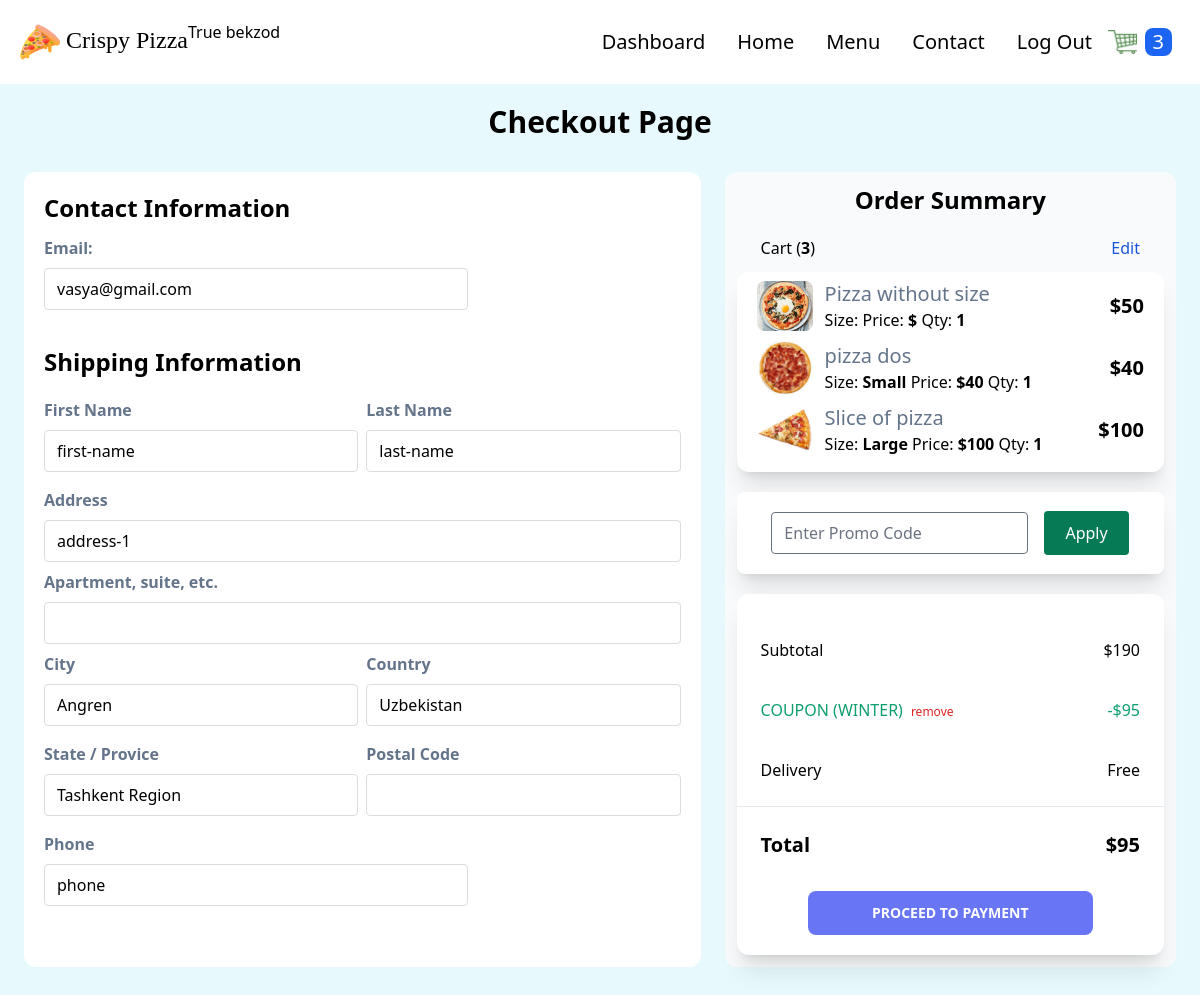
Page /checkout (signed in) on the committed database.
### order/models.py (models this page shows, shortened)
class Order(models.Model):
    transaction_id = models.UUIDField(
        primary_key=True, default=uuid.uuid4, editable=True)
    customer = models.ForeignKey(
        Customer, on_delete=models.CASCADE)
    date_ordered = models.DateTimeField(auto_now_add=True)
    date_modified = models.DateTimeField(auto_now=True)
    complete = models.BooleanField(default=False)
    coupon = models.ForeignKey(
        'Coupon', on_delete=models.SET_NULL, blank=True, null=True)
    @property
    def get_cart_subtotal(self):
        order_items = self.orderitem_set.all()
        total = sum([item.get_total for item in order_items])
        return total
    get_cart_subtotal.fget.short_description = 'Subtotal'
    @property
    def get_cart_total(self):
        total = self.get_cart_subtotal
        if self.coupon:
            total = total - self.get_coupon_value
        return total
    get_cart_total.fget.short_description = 'Total'
    @property
    def get_cart_items(self):
        order_items = self.orderitem_set.all()
        total = sum([item.quantity for item in order_items])
        return total
    get_cart_items.fget.short_description = '# Items'
    @property
    def get_coupon_value(self):
        if self.coupon:
            if self.coupon.discount_type == "Percent":
                coupon_value = self.get_cart_subtotal*self.coupon.discount_amount//100
            else:
                coupon_value = self.coupon.discount_amount
        else:
            coupon_value = None
        return coupon_value
    get_coupon_value.fget.short_description = 'Coupon'

class OrderItem(models.Model):
    product = models.ForeignKey(
        Product, on_delete=models.SET_NULL, blank=True, null=True)
    order = models.ForeignKey(
        Order, on_delete=models.CASCADE, null=True, blank=True)
    variation = models.ForeignKey(
        ProductVariant, on_delete=models.SET_NULL, blank=True, null=True)
    quantity = models.IntegerField(default=0, null=True, blank=True)
    date_added = models.DateTimeField(auto_now_add=True)
    @property
    def get_total(self):
        if self.product.has_variants:
            total = self.variation.price * self.quantity
        else:
            total = self.product.price * self.quantity
        return total
    get_total.fget.short_description = 'Total'

class Coupon(models.Model):
    DISCOUNT_CHOICES = (
        ("Absolute", "Absolute"),
        ("Percent", "Percent")
    )
    code = models.CharField(max_length=50, unique=True)
    active = models.BooleanField(default=False)
    discount_type = models.CharField(
        max_length=10, choices=DISCOUNT_CHOICES, default="Percent")
    discount_amount = models.PositiveIntegerField(null=True, blank=True)
    valid_from = models.DateTimeField()
    valid_to = models.DateTimeField()
    stripe_api_id = models.CharField(max_length=200, null=True, blank=True)
    stripe_coupon_id = models.CharField(
        max_length=50, null=True, blank=True, default=None)

### store/models.py (models this page shows, shortened)
class Product(models.Model):
    PRODUCT_TYPES = (
        ("Pizza", "pizza"),
        ("Nonpizza", "nonpizza")
    )
    id = models.UUIDField(primary_key=True, default=uuid.uuid4, editable=False)
    name = models.CharField(max_length=100)
    price = models.PositiveIntegerField(blank=True, null=True)
    desc = models.TextField(max_length=500)
    image = models.ImageField(blank=True, upload_to='images')
    created_at = models.DateField(auto_now_add=True)
    updated_at = models.DateField(auto_now=True)
    product_type = models.CharField(max_length=10, choices=PRODUCT_TYPES)
    def image_tag(self):
        return mark_safe(f'<img src="{self.image.url}" width="100" height="100" />')
    image_tag.short_description = 'Image'
    @property
    def has_variants(self):
        if self.productvariant_set.count() > 0:
            return True
        else:
            return False

class ProductVariant(models.Model):
    title = models.CharField(max_length=100, blank=True, null=True)
    product = models.ForeignKey(Product, on_delete=models.CASCADE)
    size = models.ForeignKey(Size, on_delete=models.CASCADE)
    price = models.PositiveIntegerField()

class Size(models.Model):
    name = models.CharField(max_length=20, blank=True, null=True)

### order/views.py (the view)
# urls.py: path('checkout', views.checkout, name="checkout"),
def checkout(request):
    stripe_publishable_key = settings.STRIPE_PUBLISHABLE_KEY
    if request.user.is_authenticated:
        customer = request.user.customer
    else:
        customer, created = Customer.objects.get_or_create(
            device=request.COOKIES['device'])
    order_qs = Order.objects.filter(
        customer=customer, complete=False)
    if order_qs.exists():
        order = order_qs[0]
        order_items = OrderItem.objects.filter(order=order)
        coupon_form = CouponApplyForm()
        context = {"order": order, "order_items": order_items,
                   "coupon_form": coupon_form,
                   "stripe_publishable_key": stripe_publishable_key}
    return render(request, 'order/checkout.html', context=context)

### order/forms.py
class CouponApplyForm(forms.Form):
    code = forms.CharField(widget=forms.TextInput(attrs={
        'class': 'w-3/5 m-2 rounded focus:ring-0 focus:border-[#c0c0c0] bg-green-100',
        'placeholder': 'Enter Promo Code'
    }))

### store/context_processors.py (called while the page is built, shortened)
def get_cart_quantity(request):
    if request.user.is_authenticated:
        customer = request.user.customer
    try:
        customer_order = Order.objects.filter(
            customer=customer, complete=False)[0]
        number_of_items = customer_order.get_cart_items
    except:
        number_of_items = 0
    finally:
        return {
            'cart_quantity': number_of_items
        }

### order/templates/order/checkout.html (shortened to what this page needs)
{% extends 'store/base.html' %} {% block content %} {% load static%}
<form
id="address-form"
method="POST"
enctype="multipart/form-data"
>
<div class="my-5">
  <h1 class="flex items-center justify-center font-bold text-md lg:text-3xl">
    Checkout Page
  </h1>
</div>
<div class="flex justify-between mx-3 mb-5 bg-transparent rounded-xl">
  <div class="p-3 m-3 bg-white w-3/5 rounded-xl">
    <div class="p-2">
      <h2 class="font-bold mb-3 text-2xl">Contact Information</h2>
      <div class="flex flex-col w-2/3 mb-5">
        <label class="mb-2 font-bold text-slate-500" for="email">Email:</label>
        <input
          class="rounded border-[#dcdcdc] focus:ring-0 focus:border-[#c0c0c0]"
          type="email"
          name="email"
          placeholder="Please enter your email"
          value="vasya@gmail.com"
          required
        />
      </div>
    </div>
      <div class="p-2">
        <h2 class="font-bold mb-5 text-2xl">Shipping Information</h2>
        <div class="flex flex-col">
          <div class="flex justify-between mb-2">
            <div class="flex flex-col w-1/2 mb-2">
              <label class="mb-2 font-bold text-slate-500" for="first_name"
                >First Name</label
              >
              <input
                class="rounded border-[#dcdcdc] focus:ring-0 focus:border-[#c0c0c0]"
                type="text"
                name="first_name"
                value="first-name"
                required
              />
            </div>
            <div class="flex flex-col w-1/2 ml-2">
              <label class="mb-2 font-bold text-slate-500" for="last_name"
                >Last Name</label
              >
              <input
                class="rounded border-[#dcdcdc] focus:ring-0 focus:border-[#c0c0c0]"
                type="text"
                name="last_name"
                value="last-name"
              />
            </div>
          </div>
          <div class="flex flex-col w-full mb-2">
            <label class="mb-2 font-bold text-slate-500" for="address_1"
              >Address</label
            >
            <input
              class="rounded border-[#dcdcdc] focus:ring-0 focus:border-[#c0c0c0]"
              type="text"
              name="address_1"
              value="address-1"
              required
            />
          </div>
          <div class="flex flex-col w-full mb-2">
            <label class="mb-2 font-bold text-slate-500" for="address_2"
              >Apartment, suite, etc.</label
            >
            <input
              class="rounded border-[#dcdcdc] focus:ring-0 focus:border-[#c0c0c0]"
              type="text"
              name="address_2"
            />
          </div>
          <div class="flex justify-between mb-2">
            <div class="flex flex-col w-1/2 mb-2">
              <label class="mb-2 font-bold text-slate-500" for="city"
                >City</label
              >
              <input
                class="rounded border-[#dcdcdc] focus:ring-0 focus:border-[#c0c0c0]"
                type="text"
                name="city"
                value="Angren"
                required
              />
            </div>
            <div class="flex flex-col w-1/2 ml-2">
              <label class="mb-2 font-bold text-slate-500" for="country"
                >Country</label
              >
              <input
                class="rounded border-[#dcdcdc] focus:ring-0 focus:border-[#c0c0c0]"
                type="text"
                name="country"
                value="Uzbekistan"
                required
              />
            </div>
          </div>
          <div class="flex justify-between mb-2">
            <div class="flex flex-col w-1/2 mb-2">
              <label class="mb-2 font-bold text-slate-500" for="state"
                >State / Provice</label
              >
              <input
                class="rounded border-[#dcdcdc] focus:ring-0 focus:border-[#c0c0c0]"
                type="text"
                name="state"
                value="Tashkent Region"
                required
              />
            </div>
            <div class="flex flex-col w-1/2 ml-2">
              <label class="mb-2 font-bold text-slate-500" for="postal_code"
                >Postal Code</label
              >
              <input
                class="rounded border-[#dcdcdc] focus:ring-0 focus:border-[#c0c0c0]"
                type="text"
                name="postal_code"
              />
            </div>
          </div>
          <div class="flex flex-col w-2/3 mb-2">
            <label class="mb-2 font-bold text-slate-500" for="phone"
              >Phone</label
            >
            <input
              class="rounded border-[#dcdcdc] focus:ring-0 focus:border-[#c0c0c0]"
              type="text"
              name="phone"
              value="phone"
              required
            />
          </div>
        </div>
      </div>
  </div>
</form>
  <div class="flex flex-col p-3 m-3 bg-gray-50 w-2/5 rounded-xl">
    <div>
      <h2 class="font-bold mb-5 text-2xl text-center">Order Summary</h2>
      <div class="flex justify-between mx-6 my-3">
        <p>Cart (<strong>{{order.get_cart_items}}</strong>)</p>
        <p class="text-blue-700"><a href="{% url 'order:cart' %}">Edit</a></p>
      </div>
      <div class="flex flex-col shadow-xl p-2 rounded-xl bg-white">
        {% for item in order_items %}
        <div class="flex gap-3 items-center mx-3 mb-2">
          <img
            class="w-14 rounded-lg"
            src="{{item.product.image.url}}"
            alt=""
          />
          <div>
            <h3 class="text-slate-500 text-xl">{{item.product.name}}</h3>
            <p>
              Size: <strong>{{item.variation.size.name}}</strong> Price:
              <strong>${{item.variation.price}}</strong> Qty:
              <strong>{{item.quantity}}</strong>
            </p>
          </div>
          <p class="ml-auto font-bold text-xl">${{item.get_total}}</p>
        </div>
        {% endfor %}
      </div>
    </div>
    {% include "order/checkout_promo.html" %}
    <div class="mt-5 py-5 shadow-xl rounded-xl bg-white">
      <div class="flex justify-between m-3 p-3">
        <p>Subtotal</p>
        <p>${{order.get_cart_subtotal}}</p>
      </div>
      {% if order.coupon %}
      <div class="flex m-3 p-3 text-green-500">
        <p>COUPON ({{order.coupon.code|upper}})</p>
        <form action="{% url 'order:remove-coupon' %}" method="post">
          <button class="ml-2 text-red-600 text-xs" type="submit">
            remove
          </button>
        </form>
        <p class="ml-auto">-${{order.get_coupon_value}}</p>
      </div>
      {% endif %}
      <div class="flex justify-between m-3 p-3">
        <p>Delivery</p>
        <p>Free</p>
      </div>
      <hr />
      <div class="flex justify-between m-3 p-3 font-bold text-xl">
        <p>Total</p>
        <p>${{order.get_cart_total}}</p>
      </div>
      <div class="flex mt-5">
        <input
          id="checkout"
          class="w-2/3 text-center mx-auto rounded-lg bg-indigo-500 font-semibold hover:bg-indigo-600 cursor-pointer p-3 text-sm text-white uppercase"
          value="Proceed to payment"
          type="submit"
          form="address-form"
        >
      </div>
    </div>
  </div>
{% endblock %}

### store/templates/store/base.html (shortened to what this page needs)
{% load static %}
<!DOCTYPE html>
<html lang="en">
  <head>
    <link rel="stylesheet" href="{% static 'store/src/styles.css' %}" />
    <link rel="stylesheet" href="{% static 'store/src/customStyles.css' %}" />
  </head>
  <body class="m-0 p-0 bg-dimly-blue">
    <nav class="p-5 bg-white flex">
      <div class="flex justify-between items-center">
        <a href="{% url 'store:products' %}">
          <span class="text-2xl font-[Poppins] cursor-pointer">
            <img
              class="h-10 inline"
              src="{% static 'store/images/pizza.png' %}"
            />
            Crispy Pizza
          </span>
        </a>
      </div>
      <h2>{{user.is_superuser}} {{user.username}}</h2>
      <ul class="flex ml-auto items-center">
        {% if user.is_superuser %}
        <li class="text-xl mx-4 hover:text-cyan-500 duration-500">
          <a href="{% url 'store:dashboard' %}">Dashboard</a>
        </li>
        {% endif %}
        <li class="text-xl mx-4 hover:text-cyan-500 duration-500">
          <a href="{% url 'store:products' %}">Home</a>
        </li>
        <li class="text-xl mx-4 hover:text-cyan-500 duration-500">
          <a href="">Menu</a>
        </li>
        <li class="text-xl mx-4 hover:text-cyan-500 duration-500">
          <a href="">Contact</a>
        </li>
        {% if user.is_authenticated %}
        <li class="text-xl mx-4 hover:text-cyan-500 duration-500">
          <a href="{% url 'users:logout' %}">Log Out</a>
        </li>
        {% else %}
        <li class="text-xl mx-4 hover:text-cyan-500 duration-500">
          <a href="{% url 'users:login' %}">Log In</a>
        </li>
        {% endif %}
        <li>
          <a href="{% url 'order:cart' %}">
            <img
              class="h-6"
              src="{% static 'store/images/cart.png' %}"
              alt="cart"
            />
          </a>
        </li>
        <li class="p-2">
          <div class="bg-blue-600 rounded-lg px-2">
            <p class="cart-count text-xl text-white">{{cart_quantity}}</p>
          </div>
        </li>
      </ul>
    </nav>
    {% block content %} {% endblock %}
  </body>
</html>

### rows in the picture
Order: get_cart_items "3", get_cart_subtotal "190", coupon.code "WINTER", get_coupon_value "95", get_cart_total "95"
OrderItem: product.image (picture), product.name "Pizza without size", quantity "1", get_total "50"
OrderItem: product.image (picture), product.name "pizza dos", variation.size.name "Small", variation.price "40", quantity "1", get_total "40"
OrderItem: product.image (picture), product.name "Slice of pizza", variation.size.name "Large", variation.price "100", quantity "1", get_total "100"

### other values in the picture
{{ user.is_superuser }} "True"
{{ user.username }} "bekzod"
{{ cart_quantity }} "3"
